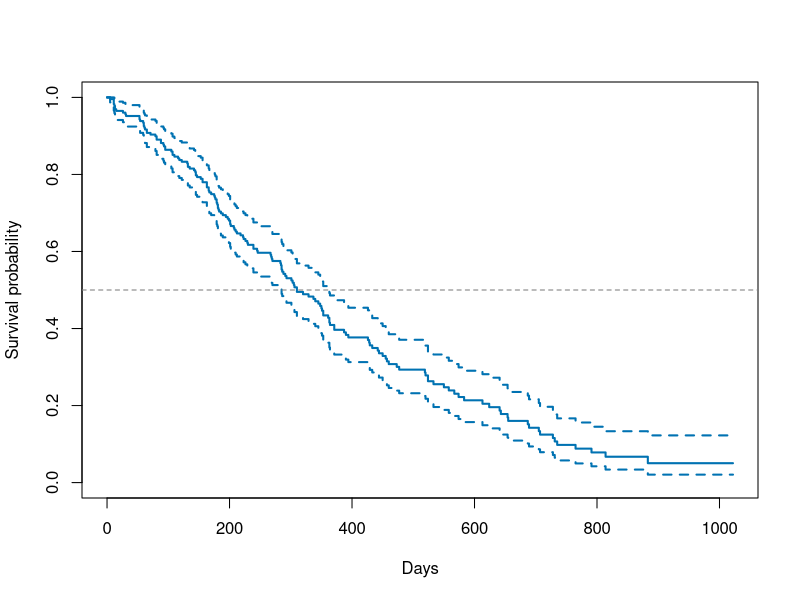
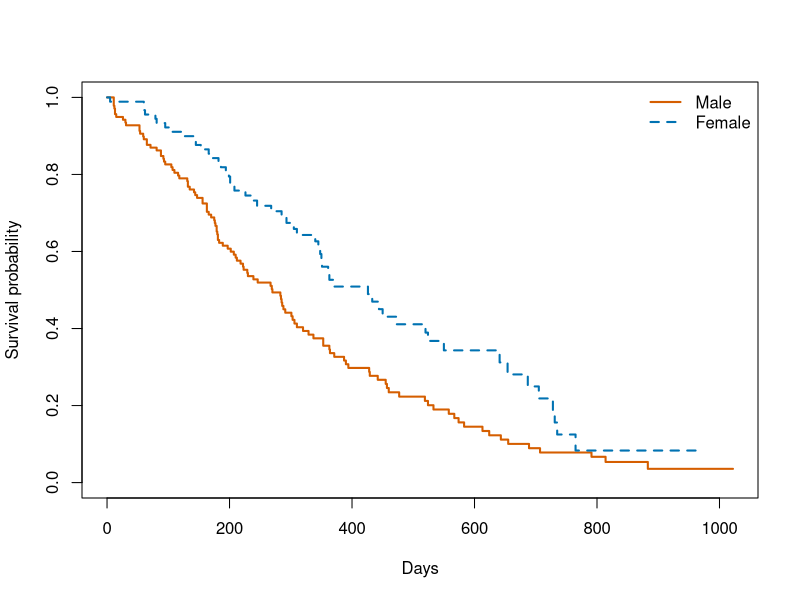

These charts were generated, in order, by the following R code:
## ---- chunk 1
library(survival)
library(ggplot2)
library(kableExtra)
## ---- chunk 2
#| echo: true

data(lung, package = "survival")
dplyr::glimpse(lung)
## ---- chunk 3
#| label: fig-km
#| fig-cap: "Overall Kaplan-Meier survival estimate."
#| fig-width: 5
#| fig-height: 3.5
#| echo: false

km <- survfit(Surv(time, status == 2) ~ 1, data = lung)
plot(km, xlab = "Days", ylab = "Survival probability",
     col = "#0072B2", lwd = 2, conf.int = TRUE)
abline(h = 0.5, lty = 2, col = "grey50")
## ---- chunk 4
#| label: fig-km-sex
#| fig-cap: "Kaplan-Meier curves by sex."
#| fig-width: 5.5
#| fig-height: 3.5
#| echo: false

km_sex <- survfit(Surv(time, status == 2) ~ sex, data = lung)
plot(km_sex,
     xlab = "Days", ylab = "Survival probability",
     col = c("#D55E00", "#0072B2"), lwd = 2, lty = 1:2)
legend("topright", c("Male", "Female"),
       col = c("#D55E00", "#0072B2"), lwd = 2, lty = 1:2,
       bty = "n")
## ---- chunk 5
#| label: tbl-cox
#| tbl-cap: "Cox model hazard ratios."
#| echo: false

fit <- coxph(Surv(time, status==2) ~ age + sex + ph.ecog, data=lung)

broom::tidy(fit, exponentiate = TRUE, conf.int = TRUE) |>
  dplyr::select(term, estimate, conf.low, conf.high, p.value) |>
  dplyr::mutate(dplyr::across(where(is.numeric), \(x) round(x, 3))) |>
  kable(booktabs = TRUE,
        col.names = c("Variable", "HR", "CI Low", "CI High", "p")) |>
  kable_styling(latex_options = c("hold_position", "scale_down"),
                font_size = 9)
